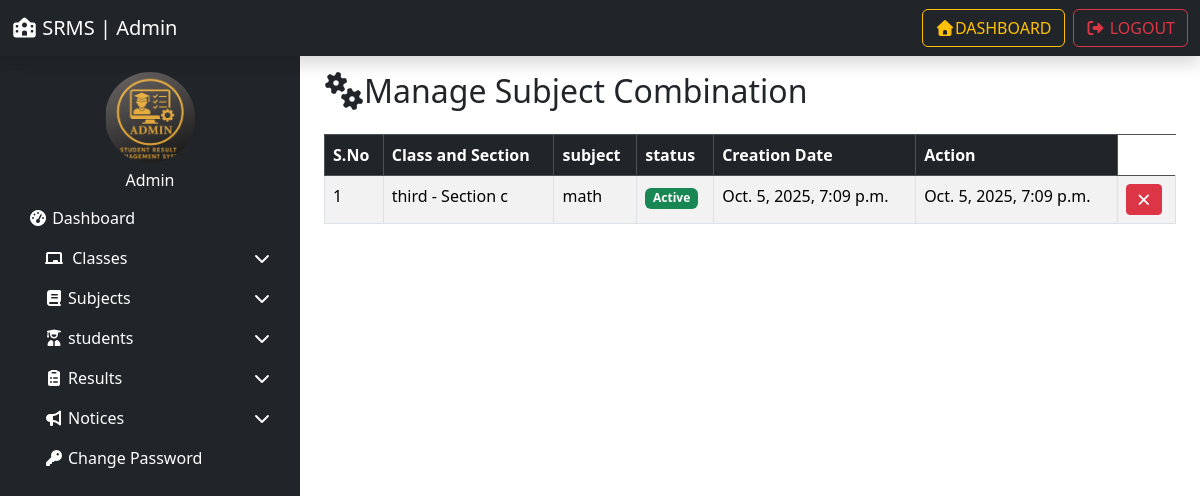
/manage_subject_combination/ (signed in), run on an earlier commit of the app's database.
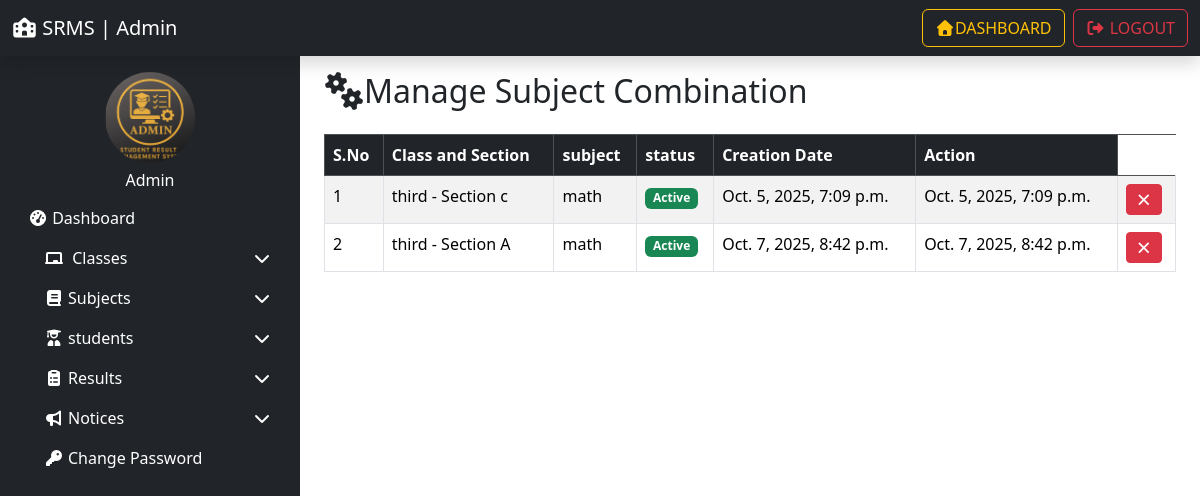
And on a later commit of the database.
### resultapp/models.py (models this page shows, shortened)
class StudentCombination(models.Model):
    student_class = models.ForeignKey(Class, on_delete=models.SET_NULL, null=True)
    subject = models.ForeignKey(Subject, on_delete=models.SET_NULL, null=True)
    status = models.IntegerField(default=1)
    creation_date = models.DateTimeField(auto_now_add=True)
    updation_date = models.DateTimeField(auto_now=True)

class Class(models.Model):
    class_name = models.CharField(max_length=50)
    class_numeric = models.IntegerField(null=True, blank=True)
    section = models.CharField(max_length=20)
    creation_date = models.DateTimeField(auto_now_add=True)
    updation_date = models.DateTimeField(auto_now=True)

class Subject(models.Model):
    subject_name = models.CharField(max_length=100)
    subject_code = models.CharField(max_length=20)
    creation_date = models.DateTimeField(auto_now_add=True)
    updation_date = models.DateTimeField(auto_now=True)

### resultapp/views.py (the view, shortened to what this page needs)
# urls.py: path('manage_subject_combination/',manage_subject_combination, name='manage_subject_combination'),
@login_required
def manage_subject_combination(request):
    combinations = StudentCombination.objects.all()
    aid = request.GET.get('aid')
    did = request.GET.get('aid')
    return render(request, "manage_subject_combination.html", locals())

### resultapp/templates/manage_subject_combination.html (shortened to what this page needs)
{% extends 'admin_base.html' %}
{% load static %}
{% block content %}
<div class="container">
     <h2 class="mb-4"><i class="fas fa-cogs "></i>Manage Subject Combination</h2>
  <table class="table table-bordered  table-striped ">
           <thead class="table-dark">
            <tr>
                  <th>S.No</th>
                   <th>Class and Section</th>
                    <th>subject</th>
                     <th>status</th>
                      <th>Creation Date</th>
                         <th>Action</th>
            </tr>
           </thead>
           <tbody>
            {% for i in combinations %}
            <tr>
                  <td>{{forloop.counter}}</td>
                   <td>{{i.student_class.class_name}} - Section {{i.student_class.section}}</td>
                    <td>{{i.subject.subject_name}}</td>
                    <td>
                         {% if i.status == 1 %}
                         <span class="badge bg-success">Active</span>
                         {% else %}
                         <span class="badge bg-danger">Inactive</span>
                         {% endif %}
                    </td>
                     <td>{{i.creation_date}}</td>
                     <td>{{i.updation_date}}</td>
                      <td>
                        {% if i.status == 1 %}
                        <a href="?did={{i.id}}" onclick="return confirm('Deactivate this subject?')" class="btn btn-danger btn-sm" ><i class="fas fa-times"></i></a>
                        {% else %}
                        <a href="?aid={{i.id}}" onclick="return confirm('Activate this subject?')" class="btn btn-success btn-sm" ><i class="fas fa-check"></i></a>
                        {% endif %}
                      </td>
            </tr>
            {% empty %}
            <tr>
                  <td colspan="6" class="text-center">
                       No subject combinations  found
                  </td>
            </tr>
            {% endfor %}
           </tbody>
  </table>
</div>
{% endblock %}

What changed in the data, as far as the page shows it:
added StudentCombination: student_class.class_name "third", student_class.section "A", subject.subject_name "math", status "Active", creation_date "Oct. 7, 2025, 8:42 p.m.", updation_date "Oct. 7, 2025, 8:42 p.m."
